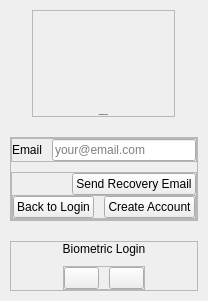
     <widget class="QWidget" name="passwordRecoveryPage">
      <layout class="QVBoxLayout" name="verticalLayout_19">
       <property name="spacing">
        <number>0</number>
       </property>
       <property name="leftMargin">
        <number>0</number>
       </property>
       <property name="topMargin">
        <number>0</number>
       </property>
       <property name="rightMargin">
        <number>0</number>
       </property>
       <property name="bottomMargin">
        <number>0</number>
       </property>
       <item>
        <widget class="QWidget" name="widget_3" native="true">
         <layout class="QVBoxLayout" name="verticalLayout_14">
          <property name="spacing">
           <number>10</number>
          </property>
          <property name="leftMargin">
           <number>10</number>
          </property>
          <property name="topMargin">
           <number>10</number>
          </property>
          <property name="rightMargin">
           <number>10</number>
          </property>
          <property name="bottomMargin">
           <number>10</number>
          </property>
          <item alignment="Qt::AlignmentFlag::AlignHCenter|Qt::AlignmentFlag::AlignBottom">
           <widget class="QFrame" name="header_3">
            <property name="frameShape">
             <enum>QFrame::Shape::StyledPanel</enum>
            </property>
            <property name="frameShadow">
             <enum>QFrame::Shadow::Raised</enum>
            </property>
            <layout class="QVBoxLayout" name="verticalLayout_15">
             <property name="spacing">
              <number>10</number>
             </property>
             <property name="leftMargin">
              <number>0</number>
             </property>
             <property name="topMargin">
              <number>0</number>
             </property>
             <property name="rightMargin">
              <number>0</number>
             </property>
             <property name="bottomMargin">
              <number>0</number>
             </property>
             <item alignment="Qt::AlignmentFlag::AlignHCenter">
              <widget class="QLabel" name="logo_3">
               <property name="minimumSize">
                <size>
                 <width>141</width>
                 <height>93</height>
                </size>
               </property>
               <property name="maximumSize">
                <size>
                 <width>141</width>
                 <height>93</height>
                </size>
               </property>
               <property name="text">
                <string/>
               </property>
               <property name="pixmap">
                <pixmap resource="../assets/assets.qrc">:/images/images/TRUSTED IN_GREY.png</pixmap>
               </property>
               <property name="scaledContents">
                <bool>true</bool>
               </property>
              </widget>
             </item>
             <item>
              <widget class="QLabel" name="label_14">
               <property name="font">
                <font>
                 <pointsize>-1</pointsize>
                 <bold>true</bold>
                </font>
               </property>
               <property name="text">
                <string>Password Recovery</string>
               </property>
               <property name="alignment">
                <set>Qt::AlignmentFlag::AlignCenter</set>
               </property>
              </widget>
             </item>
            </layout>
           </widget>
          </item>
          <item>
           <widget class="QCustomHorizontalSeparator" name="customHorizontalSeparator_7"/>
          </item>
          <item alignment="Qt::AlignmentFlag::AlignTop">
           <widget class="QFrame" name="body_3">
            <property name="frameShape">
             <enum>QFrame::Shape::StyledPanel</enum>
            </property>
            <property name="frameShadow">
             <enum>QFrame::Shadow::Raised</enum>
            </property>
            <layout class="QVBoxLayout" name="verticalLayout_16">
             <property name="spacing">
              <number>10</number>
             </property>
             <property name="leftMargin">
              <number>0</number>
             </property>
             <property name="topMargin">
              <number>0</number>
             </property>
             <property name="rightMargin">
              <number>0</number>
             </property>
             <property name="bottomMargin">
              <number>0</number>
             </property>
             <item>
              <widget class="QFrame" name="frame_9">
               <property name="frameShape">
                <enum>QFrame::Shape::StyledPanel</enum>
               </property>
               <property name="frameShadow">
                <enum>QFrame::Shadow::Raised</enum>
               </property>
               <layout class="QFormLayout" name="formLayout_4">
                <property name="horizontalSpacing">
                 <number>10</number>
                </property>
                <property name="verticalSpacing">
                 <number>0</number>
                </property>
                <property name="leftMargin">
                 <number>0</number>
                </property>
                <property name="topMargin">
                 <number>0</number>
                </property>
                <property name="rightMargin">
                 <number>0</number>
                </property>
                <property name="bottomMargin">
                 <number>0</number>
                </property>
                <item row="0" column="0">
                 <widget class="QLabel" name="label_16">
                  <property name="text">
                   <string>Email</string>
                  </property>
                 </widget>
                </item>
                <item row="0" column="1">
                 <widget class="QLineEdit" name="recoveryMail">
                  <property name="placeholderText">
                   <string>your@email.com</string>
                  </property>
                 </widget>
                </item>
               </layout>
              </widget>
             </item>
             <item>
              <widget class="QFrame" name="frame_10">
               <property name="frameShape">
                <enum>QFrame::Shape::StyledPanel</enum>
               </property>
               <property name="frameShadow">
                <enum>QFrame::Shadow::Raised</enum>
               </property>
               <layout class="QVBoxLayout" name="verticalLayout_17">
                <property name="spacing">
                 <number>0</number>
                </property>
                <property name="leftMargin">
                 <number>0</number>
                </property>
                <property name="topMargin">
                 <number>0</number>
                </property>
                <property name="rightMargin">
                 <number>0</number>
                </property>
                <property name="bottomMargin">
                 <number>0</number>
                </property>
                <item alignment="Qt::AlignmentFlag::AlignRight">
                 <widget class="QPushButton" name="recoveryMailBtn">
                  <property name="minimumSize">
                   <size>
                    <width>100</width>
                    <height>0</height>
                   </size>
                  </property>
                  <property name="cursor">
                   <cursorShape>PointingHandCursor</cursorShape>
                  </property>
                  <property name="styleSheet">
                   <string notr="true"/>
                  </property>
                  <property name="text">
                   <string>Send Recovery Email</string>
                  </property>
                 </widget>
                </item>
                <item>
                 <widget class="QCustomHorizontalSeparator" name="customHorizontalSeparator_8"/>
                </item>
                <item alignment="Qt::AlignmentFlag::AlignHCenter">
                 <widget class="QFrame" name="frame_11">
                  <property name="frameShape">
                   <enum>QFrame::Shape::StyledPanel</enum>
                  </property>
                  <property name="frameShadow">
                   <enum>QFrame::Shadow::Raised</enum>
                  </property>
                  <layout class="QHBoxLayout" name="horizontalLayout_5">
                   <property name="spacing">
                    <number>10</number>
                   </property>
                   <property name="leftMargin">
                    <number>0</number>
                   </property>
                   <property name="topMargin">
                    <number>0</number>
                   </property>
                   <property name="rightMargin">
                    <number>0</number>
                   </property>
                   <property name="bottomMargin">
                    <number>0</number>
                   </property>
                   <item>
                    <widget class="QPushButton" name="bLoginBtn">
                     <property name="cursor">
                      <cursorShape>PointingHandCursor</cursorShape>
                     </property>
                     <property name="text">
                      <string>Back to Login</string>
                     </property>
                    </widget>
                   </item>
                   <item>
                    <widget class="QPushButton" name="bRegBtn">
                     <property name="cursor">
                      <cursorShape>PointingHandCursor</cursorShape>
                     </property>
                     <property name="text">
                      <string>Create Account</string>
                     </property>
                    </widget>
                   </item>
                  </layout>
                 </widget>
                </item>
               </layout>
              </widget>
             </item>
            </layout>
           </widget>
          </item>
          <item>
           <widget class="QCustomHorizontalSeparator" name="customHorizontalSeparator_9"/>
          </item>
          <item alignment="Qt::AlignmentFlag::AlignTop">
           <widget class="QFrame" name="footer_3">
            <property name="frameShape">
             <enum>QFrame::Shape::StyledPanel</enum>
            </property>
            <property name="frameShadow">
             <enum>QFrame::Shadow::Raised</enum>
            </property>
            <layout class="QVBoxLayout" name="verticalLayout_18">
             <property name="spacing">
              <number>10</number>
             </property>
             <property name="leftMargin">
              <number>0</number>
             </property>
             <property name="topMargin">
              <number>0</number>
             </property>
             <property name="rightMargin">
              <number>0</number>
             </property>
             <property name="bottomMargin">
              <number>0</number>
             </property>
             <item>
              <widget class="QLabel" name="label_20">
               <property name="text">
                <string>Biometric Login</string>
               </property>
               <property name="alignment">
                <set>Qt::AlignmentFlag::AlignCenter</set>
               </property>
              </widget>
             </item>
             <item alignment="Qt::AlignmentFlag::AlignHCenter">
              <widget class="QFrame" name="frame_12">
               <property name="maximumSize">
                <size>
                 <width>16777215</width>
                 <height>16777215</height>
                </size>
               </property>
               <property name="frameShape">
                <enum>QFrame::Shape::StyledPanel</enum>
               </property>
               <property name="frameShadow">
                <enum>QFrame::Shadow::Raised</enum>
               </property>
               <layout class="QHBoxLayout" name="horizontalLayout_6">
                <property name="spacing">
                 <number>10</number>
                </property>
                <property name="leftMargin">
                 <number>0</number>
                </property>
                <property name="topMargin">
                 <number>0</number>
                </property>
                <property name="rightMargin">
                 <number>0</number>
                </property>
                <property name="bottomMargin">
                 <number>0</number>
                </property>
                <item>
                 <widget class="QPushButton" name="pushButton_6">
                  <property name="maximumSize">
                   <size>
                    <width>35</width>
                    <height>35</height>
                   </size>
                  </property>
                  <property name="text">
                   <string/>
                  </property>
                  <property name="icon">
                   <iconset resource="../Qss/icons/_icons.qrc">
                    <normaloff>:/material_design/icons/material_design/fingerprint.png</normaloff>:/material_design/icons/material_design/fingerprint.png</iconset>
                  </property>
                 </widget>
                </item>
                <item>
                 <widget class="QPushButton" name="pushButton_7">
                  <property name="maximumSize">
                   <size>
                    <width>35</width>
                    <height>35</height>
                   </size>
                  </property>
                  <property name="text">
                   <string/>
                  </property>
                  <property name="icon">
                   <iconset resource="../Qss/icons/_icons.qrc">
                    <normaloff>:/font_awesome_brands/icons/font_awesome/brands/windows.png</normaloff>:/font_awesome_brands/icons/font_awesome/brands/windows.png</iconset>
                  </property>
                 </widget>
                </item>
               </layout>
              </widget>
             </item>
            </layout>
           </widget>
          </item>
         </layout>
        </widget>
       </item>
      </layout>
     </widget>
